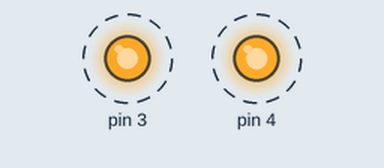
Recording of a sketch running on a simulated Arduino Uno, built with avr-gcc and run on an emulated ATmega328P. On the bench: output pins drawn as LEDs (lit = HIGH). Dashed ring = blinking.

Above: at 0.05 s.
Timing chart, 0 to 4.6 s (numbered marks = the images above):
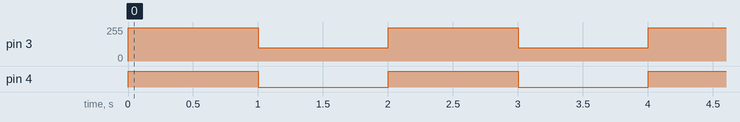

The sketch:

MD30C.ino
```cpp
int pwm=3;
int dir=4;
void setup(){
  pinMode(3,OUTPUT);
  pinMode(4,OUTPUT);
}
void loop()
{
  digitalWrite(4,HIGH);
  analogWrite(3,250);
  delay(1000);
  digitalWrite(4,LOW);
  analogWrite(3,100);
  delay(1000);
}
```

Measured:
- by itself, pin 3: alternates 250/255 for 1.0 s and 100/255 for 1.0 s
- by itself, pin 4: alternates HIGH for 1.0 s and LOW for 1.0 s
